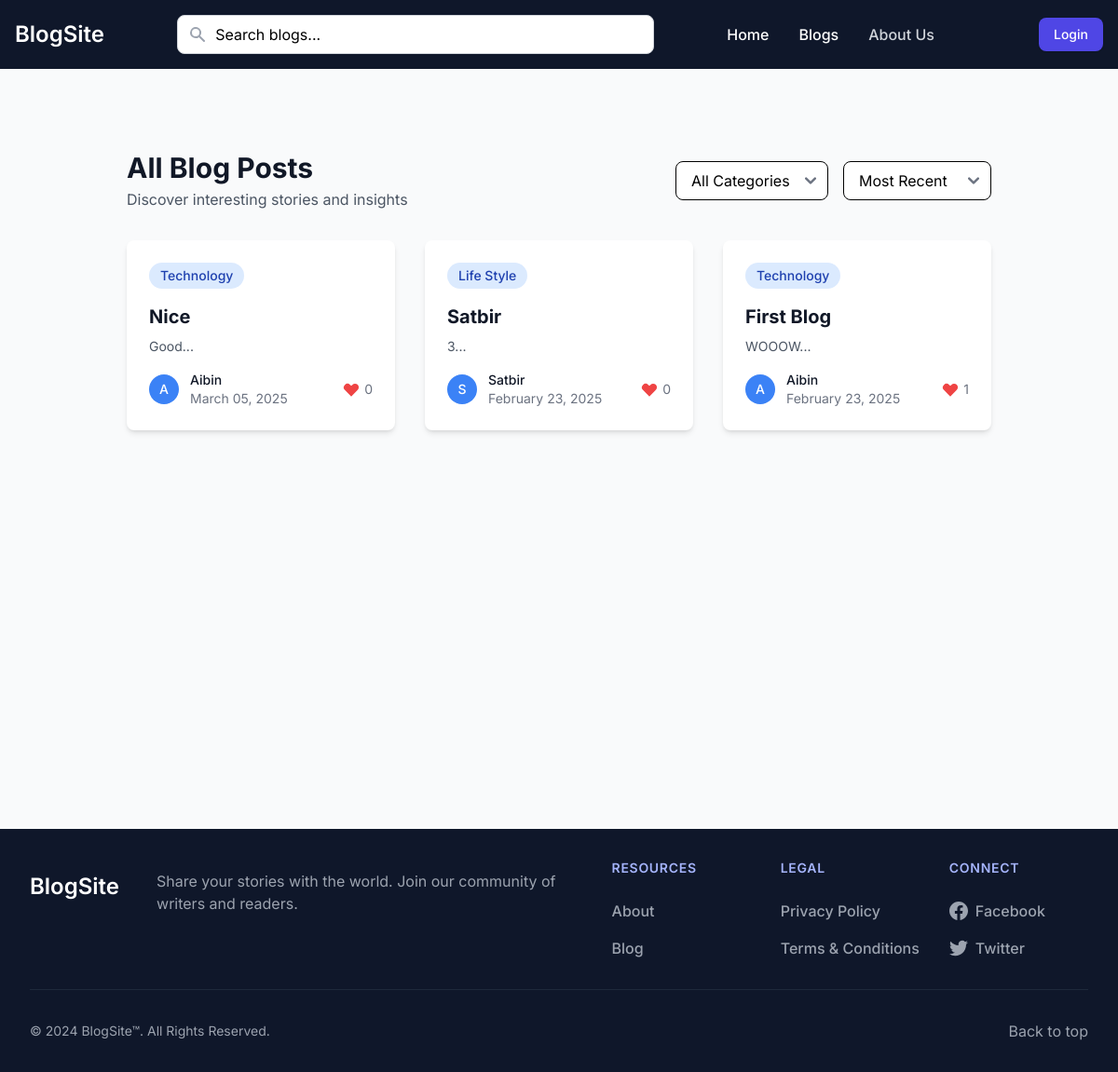
The app's page /blogs, older data.
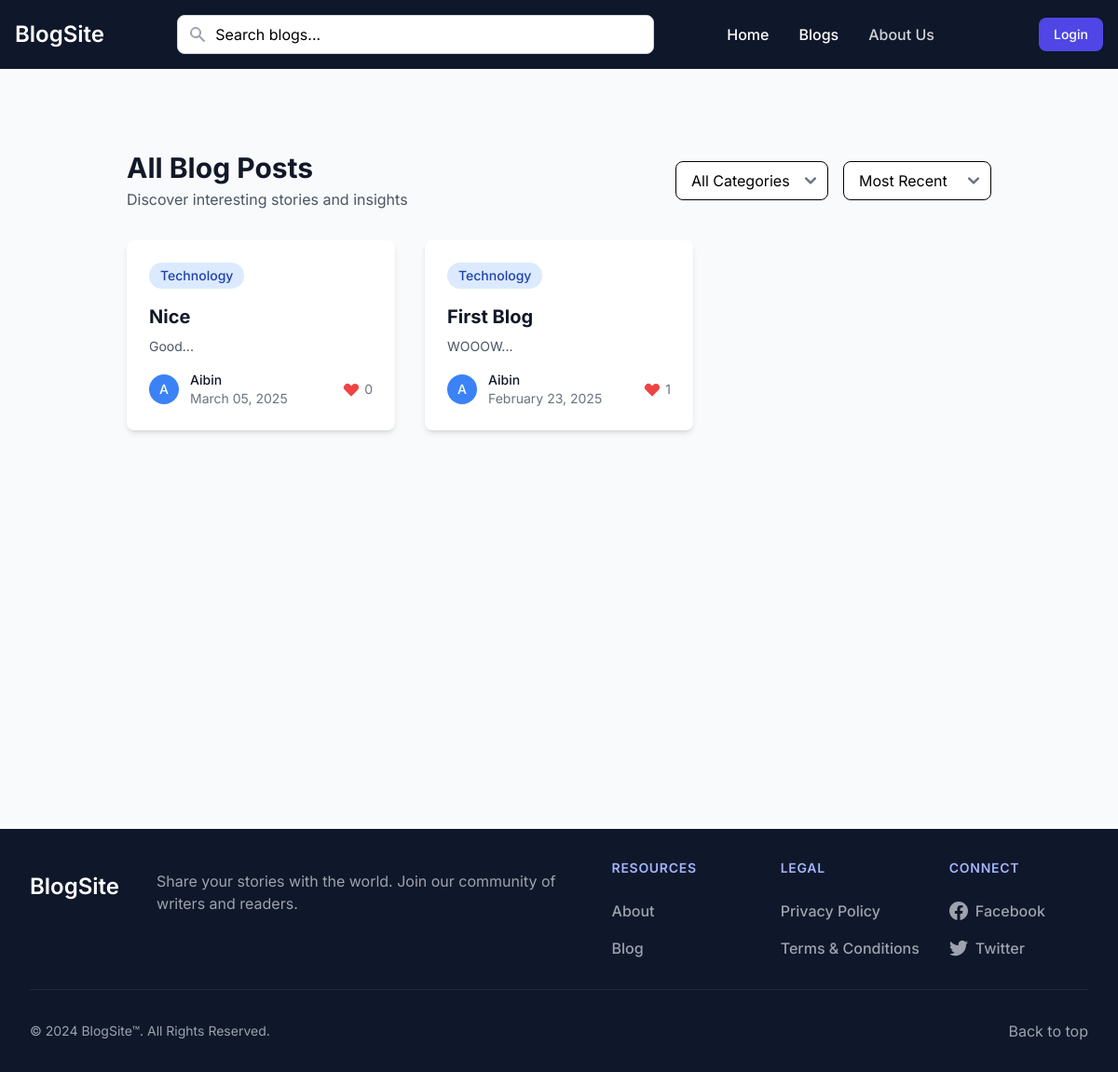
The same page, newer data.
### app.py (models this page shows, shortened)
class Blog(db.Model):
    id = db.Column(db.Integer, primary_key=True)
    title = db.Column(db.String(200), nullable=False)
    content = db.Column(db.Text, nullable=False)
    author_id = db.Column(db.Integer, db.ForeignKey('user.id'), nullable=False)
    category_id = db.Column(db.Integer, db.ForeignKey('category.id'), nullable=False)
    status = db.Column(db.String(20), default='draft')
    moderation_status = db.Column(db.String(20), default='pending')
    moderation_comment = db.Column(db.Text)
    moderated_by = db.Column(db.Integer, db.ForeignKey('user.id'))
    moderated_at = db.Column(db.DateTime)
    created_at = db.Column(db.DateTime, default=datetime.utcnow)
    updated_at = db.Column(db.DateTime, default=datetime.utcnow, onupdate=datetime.utcnow)
    comments = db.relationship('Comment', backref='blog', lazy=True)
    likes = db.relationship('Like', backref='blog', lazy=True)
    author = db.relationship('User', foreign_keys=[author_id], backref='blogs')
    moderator = db.relationship('User', foreign_keys=[moderated_by], backref='moderated_blogs')

class Category(db.Model):
    id = db.Column(db.Integer, primary_key=True)
    name = db.Column(db.String(50), unique=True, nullable=False)
    description = db.Column(db.Text)
    created_at = db.Column(db.DateTime, default=datetime.utcnow)
    updated_at = db.Column(db.DateTime, default=datetime.utcnow, onupdate=datetime.utcnow)
    blogs = db.relationship('Blog', backref='category', lazy=True)

class User(UserMixin, db.Model):
    id = db.Column(db.Integer, primary_key=True)
    name = db.Column(db.String(100), nullable=False)
    email = db.Column(db.String(120), unique=True, nullable=False)
    password = db.Column(db.String(200), nullable=False)
    is_admin = db.Column(db.Boolean, default=False)
    created_at = db.Column(db.DateTime, nullable=False, default=datetime.utcnow)
    updated_at = db.Column(db.DateTime, default=datetime.utcnow, onupdate=datetime.utcnow)

### app.py (the view)
@app.route('/blogs')
def all_blogs():
    page = request.args.get('page', 1, type=int)
    category_id = request.args.get('category', type=int)
    sort = request.args.get('sort', 'recent')  # 'recent', 'popular'
    query = Blog.query.filter(Blog.status == 'published', Blog.moderation_status != 'rejected')
    if category_id:
        query = query.filter_by(category_id=category_id)
    if sort == 'popular':
        query = query.join(Like)\
            .group_by(Blog.id)\
            .order_by(func.count(Like.id).desc())
    else:  # recent
        query = query.order_by(Blog.created_at.desc())
    total_posts = query.count()
    total_pages = ceil(total_posts / app.config['POSTS_PER_PAGE'])
    blogs = query.offset((page - 1) * app.config['POSTS_PER_PAGE'])\
        .limit(app.config['POSTS_PER_PAGE']).all()
    categories = Category.query.all()
    return render_template('blogs.html',
                         blogs=blogs,
                         categories=categories,
                         current_page=page,
                         total_pages=total_pages,
                         current_category=category_id,
                         current_sort=sort,
                         user=current_user)

### app.py (called while the page is built)
@app.context_processor
def utility_processor():
    return {
        'POSTS_PER_PAGE': app.config['POSTS_PER_PAGE'],
        'min': min  # Make min() function available in templates
    }

### templates/blogs.html (shortened to what this page needs)
{% extends "base.html" %}
{% block content %}
<div class="max-w-7xl mx-auto px-4 sm:px-6 lg:px-8 my-10">
    <div class="flex flex-col md:flex-row md:items-center md:justify-between mb-8">
        <div>
            <h1 class="text-3xl font-bold text-gray-900">All Blog Posts</h1>
            <p class="mt-1 text-gray-600">Discover interesting stories and insights</p>
        </div>
        <div class="mt-4 md:mt-0 flex flex-col sm:flex-row gap-4">
            <select onchange="window.location.href=this.value" class="bg-white border rounded-lg px-4 py-2 focus:outline-none focus:ring-2 focus:ring-blue-500">
                <option value="{{ url_for('all_blogs', sort=current_sort) }}" {% if not current_category %}selected{% endif %}>All Categories</option>
            </select>
            <select onchange="window.location.href=this.value" class="bg-white border rounded-lg px-4 py-2 focus:outline-none focus:ring-2 focus:ring-blue-500">
                <option value="{{ url_for('all_blogs', category=current_category) }}"
                        {% if current_sort == 'recent' %}selected{% endif %}>Most Recent</option>
            </select>
        </div>
    </div>
    <div class="grid grid-cols-1 md:grid-cols-2 lg:grid-cols-3 gap-8">
        {% for blog in blogs %}
        <div class="bg-white rounded-lg shadow-md overflow-hidden hover:shadow-xl transition-shadow duration-300">
            <div class="p-6">
                <a href="{{ url_for('view_blog', blog_id=blog.id) }}" class="block">
                    <span class="inline-flex items-center px-3 py-1 rounded-full text-sm font-medium bg-blue-100 text-blue-800 mb-4">
                        {{ blog.category.name }}
                    </span>
                    <h3 class="text-xl font-bold text-gray-900 hover:text-blue-600 mb-2">{{ blog.title }}</h3>
                    <p class="text-gray-600 text-sm">{{ blog.content[:150]|striptags }}...</p>
                </a>
                <div class="mt-4 flex items-center justify-between">
                    <div class="flex items-center">
                        <div class="flex-shrink-0">
                            <div class="h-8 w-8 rounded-full bg-blue-500 flex items-center justify-center">
                                <span class="text-white font-medium text-sm">{{ blog.author.name[:1] }}</span>
                            </div>
                        </div>
                        <div class="ml-3">
                            <p class="text-sm font-medium text-gray-900">{{ blog.author.name }}</p>
                            <p class="text-sm text-gray-500">{{ blog.created_at.strftime('%B %d, %Y') }}</p>
                        </div>
                    </div>
                    <div class="flex items-center text-gray-500">
                        <svg class="w-5 h-5 text-red-500" fill="currentColor" viewBox="0 0 20 20">
                            <path fill-rule="evenodd" d="M3.172 5.172a4 4 0 015.656 0L10 6.343l1.172-1.171a4 4 0 115.656 5.656L10 17.657l-6.828-6.829a4 4 0 010-5.656z" clip-rule="evenodd"></path>
                        </svg>
                        <span class="ml-1 text-sm">{{ blog.likes|length }}</span>
                    </div>
                </div>
            </div>
        </div>
        {% endfor %}
    </div>
</div>
{% endblock %}

Row changes from the older to the newer data that the page shows:
removed Blog: category.name "Life Style", title "Satbir", content "3", author "S", author.name "Satbir", created_at "February 23, 2025", likes|length "0"
